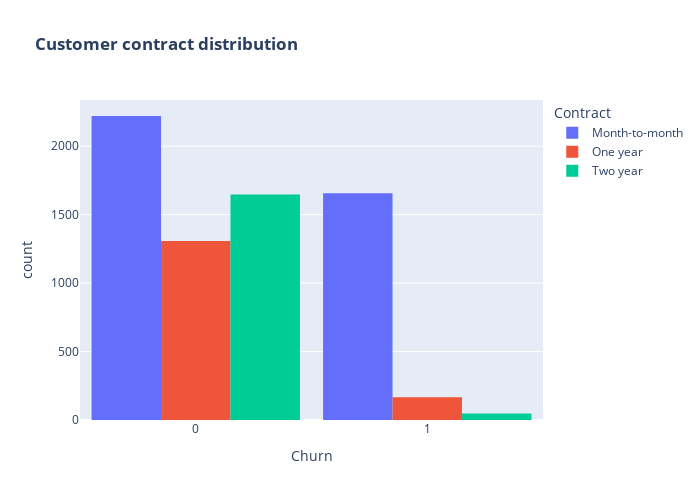

Write notebook code for a chart like this one.
### Code cell
fig = px.histogram(df, x="Churn", color="Contract", barmode="group", title="<b>Customer contract distribution<b>")
fig.update_layout(width=700, height=500, bargap=0.1)
fig.show()

### Figure 1 — Plotly figure (JSON) as saved in the notebook; plotly's stock layout.template omitted (floating-point values rounded to 4 significant figures; data arrays with more than 128 entries replaced by an {"elided": "..."} marker saying what was removed)
{"data": [{"alignmentgroup": "True", "bingroup": "x", "hovertemplate": "Contract=Month-to-month<br>Churn=%{x}<br>count=%{y}<extra></extra>", "legendgroup": "Month-to-month", "marker": {"color": "#636efa", "pattern": {"shape": ""}}, "name": "Month-to-month", "offsetgroup": "Month-to-month", "orientation": "v", "showlegend": true, "type": "histogram", "x": {"elided": "3875 int values"}, "xaxis": "x", "yaxis": "y"}, {"alignmentgroup": "True", "bingroup": "x", "hovertemplate": "Contract=One year<br>Churn=%{x}<br>count=%{y}<extra></extra>", "legendgroup": "One year", "marker": {"color": "#EF553B", "pattern": {"shape": ""}}, "name": "One year", "offsetgroup": "One year", "orientation": "v", "showlegend": true, "type": "histogram", "x": {"elided": "1473 int values"}, "xaxis": "x", "yaxis": "y"}, {"alignmentgroup": "True", "bingroup": "x", "hovertemplate": "Contract=Two year<br>Churn=%{x}<br>count=%{y}<extra></extra>", "legendgroup": "Two year", "marker": {"color": "#00cc96", "pattern": {"shape": ""}}, "name": "Two year", "offsetgroup": "Two year", "orientation": "v", "showlegend": true, "type": "histogram", "x": {"elided": "1695 int values"}, "xaxis": "x", "yaxis": "y"}], "layout": {"bargap": 0.1, "barmode": "group", "height": 500, "legend": {"title": {"text": "Contract"}, "tracegroupgap": 0}, "title": {"text": "<b>Customer contract distribution<b>"}, "width": 700, "xaxis": {"anchor": "y", "autorange": true, "domain": [0, 1], "range": [-0.5, 1.5], "title": {"text": "Churn"}, "type": "linear"}, "yaxis": {"anchor": "x", "autorange": true, "domain": [0, 1], "range": [0, 2337.0], "title": {"text": "count"}}}}
